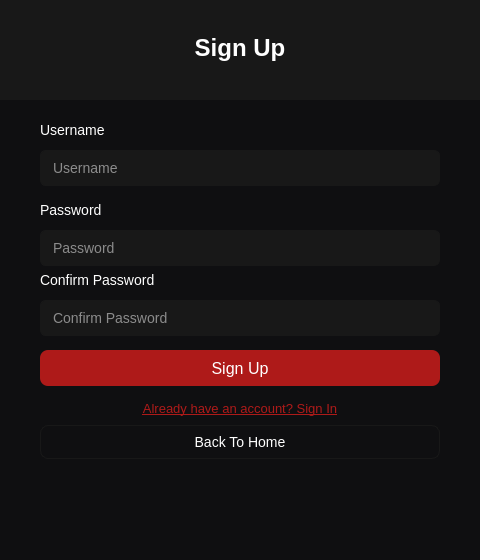
<?xml version="1.0" encoding="UTF-8"?>
<ui version="4.0">
 <class>Auth</class>
 <widget class="QWidget" name="Auth">
  <property name="geometry">
   <rect>
    <x>0</x>
    <y>0</y>
    <width>480</width>
    <height>560</height>
   </rect>
  </property>
  <property name="minimumSize">
   <size>
    <width>480</width>
    <height>560</height>
   </size>
  </property>
  <property name="maximumSize">
   <size>
    <width>480</width>
    <height>560</height>
   </size>
  </property>
  <property name="windowTitle">
   <string>Auth</string>
  </property>
  <widget class="QStackedWidget" name="authStackedWidget">
   <property name="geometry">
    <rect>
     <x>0</x>
     <y>0</y>
     <width>480</width>
     <height>560</height>
    </rect>
   </property>
   <property name="currentIndex">
    <number>1</number>
   </property>
   <widget class="QWidget" name="page_signin">
    <property name="styleSheet">
     <string notr="true">background-color: #0F0F11;</string>
    </property>
    <widget class="QWidget" name="signin_banner" native="true">
     <property name="geometry">
      <rect>
       <x>0</x>
       <y>0</y>
       <width>480</width>
       <height>100</height>
      </rect>
     </property>
     <property name="styleSheet">
      <string notr="true">background-color: #181818;</string>
     </property>
    </widget>
    <widget class="QLabel" name="signin_titleLabel">
     <property name="geometry">
      <rect>
       <x>140</x>
       <y>30</y>
       <width>200</width>
       <height>36</height>
      </rect>
     </property>
     <property name="styleSheet">
      <string notr="true">color: #FFFFFF; font-size: 24px; font-weight: bold; background: transparent;</string>
     </property>
     <property name="text">
      <string>Sign In</string>
     </property>
     <property name="alignment">
      <set>Qt::AlignmentFlag::AlignCenter</set>
     </property>
    </widget>
    <widget class="QLabel" name="signin_usernameLabel">
     <property name="geometry">
      <rect>
       <x>40</x>
       <y>120</y>
       <width>400</width>
       <height>20</height>
      </rect>
     </property>
     <property name="styleSheet">
      <string notr="true">color: #FFFFFF; font-size: 14px; background: transparent;</string>
     </property>
     <property name="text">
      <string>Username</string>
     </property>
    </widget>
    <widget class="QLineEdit" name="signin_usernameLineEdit">
     <property name="geometry">
      <rect>
       <x>40</x>
       <y>150</y>
       <width>400</width>
       <height>36</height>
      </rect>
     </property>
      <property name="styleSheet">
       <string notr="true">QLineEdit { background-color: #181818; border: 1px solid #181818; border-radius: 6px; padding-left: 10px; font-size: 14px; color: #FFFFFF; } QLineEdit:focus { border: 1px solid #AE1A19; } QLineEdit::placeholder { color: #6C6C6E; }</string>
      </property>
     <property name="placeholderText">
      <string>Username</string>
     </property>
    </widget>
    <widget class="QLabel" name="signin_passwordLabel">
     <property name="geometry">
      <rect>
       <x>40</x>
       <y>200</y>
       <width>400</width>
       <height>20</height>
      </rect>
     </property>
     <property name="styleSheet">
      <string notr="true">color: #FFFFFF; font-size: 14px; background: transparent;</string>
     </property>
     <property name="text">
      <string>Password</string>
     </property>
    </widget>
    <widget class="QLineEdit" name="signin_passwordLineEdit">
     <property name="geometry">
      <rect>
       <x>40</x>
       <y>230</y>
       <width>400</width>
       <height>36</height>
      </rect>
     </property>
      <property name="styleSheet">
       <string notr="true">QLineEdit { background-color: #181818; border: 1px solid #181818; border-radius: 6px; padding-left: 10px; font-size: 14px; color: #FFFFFF; } QLineEdit:focus { border: 1px solid #AE1A19; } QLineEdit::placeholder { color: #6C6C6E; }</string>
      </property>
     <property name="echoMode">
      <enum>QLineEdit::EchoMode::Password</enum>
     </property>
     <property name="placeholderText">
      <string>Password</string>
     </property>
    </widget>
    <widget class="QPushButton" name="signin_signInButton">
     <property name="geometry">
      <rect>
       <x>40</x>
       <y>290</y>
       <width>400</width>
       <height>36</height>
      </rect>
     </property>
     <property name="styleSheet">
      <string notr="true">QPushButton { background-color: #AE1A19; color: #FFFFFF; border: none; border-radius: 8px; font-size: 16px; height: 40px; } QPushButton:hover { background-color: #951615; }</string>
     </property>
     <property name="text">
      <string>Sign In</string>
     </property>
     <property name="autoDefault">
      <bool>true</bool>
     </property>
     <property name="default">
      <bool>true</bool>
     </property>
    </widget>
    <widget class="QPushButton" name="signin_switchButton">
     <property name="geometry">
      <rect>
       <x>40</x>
       <y>335</y>
       <width>400</width>
       <height>26</height>
      </rect>
     </property>
     <property name="styleSheet">
      <string notr="true">QPushButton { background: transparent; color: #AE1A19; border: none; font-size: 13px; text-decoration: underline; } QPushButton:hover { color: #951615; }</string>
     </property>
     <property name="text">
      <string>Don't have an account? Sign Up</string>
     </property>
     <property name="flat">
      <bool>true</bool>
     </property>
    </widget>
    <widget class="QPushButton" name="signin_backButton">
     <property name="geometry">
      <rect>
       <x>40</x>
       <y>370</y>
       <width>400</width>
       <height>34</height>
      </rect>
     </property>
     <property name="styleSheet">
      <string notr="true">QPushButton { background-color: transparent; color: #FFFFFF; border: 1px solid #181818; border-radius: 8px; font-size: 14px; height: 36px; } QPushButton:hover { background-color: #181818; border: 1px solid #AE1A19; }</string>
     </property>
     <property name="text">
      <string>Back To Home</string>
     </property>
    </widget>
    <widget class="QLabel" name="signin_errorLabel">
     <property name="geometry">
      <rect>
       <x>40</x>
       <y>100</y>
       <width>400</width>
       <height>18</height>
      </rect>
     </property>
     <property name="styleSheet">
      <string notr="true">color: #EF4444; border-radius: 4px; font-size: 13px; padding-left: 8px; padding-right: 8px;</string>
     </property>
     <property name="text">
      <string/>
     </property>
     <property name="alignment">
      <set>Qt::AlignmentFlag::AlignCenter</set>
     </property>
    </widget>
   </widget>
   <widget class="QWidget" name="page_signup">
    <property name="styleSheet">
     <string notr="true">background-color: #0F0F11;</string>
    </property>
    <widget class="QWidget" name="signup_banner" native="true">
     <property name="geometry">
      <rect>
       <x>0</x>
       <y>0</y>
       <width>480</width>
       <height>100</height>
      </rect>
     </property>
     <property name="styleSheet">
      <string notr="true">background-color: #181818;</string>
     </property>
    </widget>
    <widget class="QLabel" name="signup_titleLabel">
     <property name="geometry">
      <rect>
       <x>140</x>
       <y>30</y>
       <width>200</width>
       <height>36</height>
      </rect>
     </property>
     <property name="styleSheet">
      <string notr="true">color: #FFFFFF; font-size: 24px; font-weight: bold; background: transparent;</string>
     </property>
     <property name="text">
      <string>Sign Up</string>
     </property>
     <property name="alignment">
      <set>Qt::AlignmentFlag::AlignCenter</set>
     </property>
    </widget>
    <widget class="QLabel" name="signup_usernameLabel">
     <property name="geometry">
      <rect>
       <x>40</x>
       <y>120</y>
       <width>400</width>
       <height>20</height>
      </rect>
     </property>
     <property name="styleSheet">
      <string notr="true">color: #FFFFFF; font-size: 14px; background: transparent;</string>
     </property>
     <property name="text">
      <string>Username</string>
     </property>
    </widget>
    <widget class="QLineEdit" name="signup_usernameLineEdit">
     <property name="geometry">
      <rect>
       <x>40</x>
       <y>150</y>
       <width>400</width>
       <height>36</height>
      </rect>
     </property>
      <property name="styleSheet">
       <string notr="true">QLineEdit { background-color: #181818; border: 1px solid #181818; border-radius: 6px; padding-left: 10px; font-size: 14px; color: #FFFFFF; } QLineEdit:focus { border: 1px solid #AE1A19; } QLineEdit::placeholder { color: #6C6C6E; }</string>
      </property>
     <property name="placeholderText">
      <string>Username</string>
     </property>
    </widget>
    <widget class="QLabel" name="signup_passwordLabel">
     <property name="geometry">
      <rect>
       <x>40</x>
       <y>200</y>
       <width>400</width>
       <height>20</height>
      </rect>
     </property>
     <property name="styleSheet">
      <string notr="true">color: #FFFFFF; font-size: 14px; background: transparent;</string>
     </property>
     <property name="text">
      <string>Password</string>
     </property>
    </widget>
    <widget class="QLineEdit" name="signup_passwordLineEdit">
     <property name="geometry">
      <rect>
       <x>40</x>
       <y>230</y>
       <width>400</width>
       <height>36</height>
      </rect>
     </property>
      <property name="styleSheet">
       <string notr="true">QLineEdit { background-color: #181818; border: 1px solid #181818; border-radius: 6px; padding-left: 10px; font-size: 14px; color: #FFFFFF; } QLineEdit:focus { border: 1px solid #AE1A19; } QLineEdit::placeholder { color: #6C6C6E; }</string>
      </property>
     <property name="echoMode">
      <enum>QLineEdit::EchoMode::Password</enum>
     </property>
     <property name="placeholderText">
      <string>Password</string>
     </property>
    </widget>
    <widget class="QLabel" name="signup_confirmPasswordLabel">
     <property name="geometry">
      <rect>
       <x>40</x>
       <y>270</y>
       <width>400</width>
       <height>20</height>
      </rect>
     </property>
     <property name="styleSheet">
      <string notr="true">color: #FFFFFF; font-size: 14px; background: transparent;</string>
     </property>
     <property name="text">
      <string>Confirm Password</string>
     </property>
    </widget>
    <widget class="QLineEdit" name="signup_confirmPasswordLineEdit">
     <property name="geometry">
      <rect>
       <x>40</x>
       <y>300</y>
       <width>400</width>
       <height>36</height>
      </rect>
     </property>
      <property name="styleSheet">
       <string notr="true">QLineEdit { background-color: #181818; border: 1px solid #181818; border-radius: 6px; padding-left: 10px; font-size: 14px; color: #FFFFFF; } QLineEdit:focus { border: 1px solid #AE1A19; } QLineEdit::placeholder { color: #6C6C6E; }</string>
      </property>
     <property name="echoMode">
      <enum>QLineEdit::EchoMode::Password</enum>
     </property>
     <property name="placeholderText">
      <string>Confirm Password</string>
     </property>
    </widget>
    <widget class="QPushButton" name="signup_signUpButton">
     <property name="geometry">
      <rect>
       <x>40</x>
       <y>350</y>
       <width>400</width>
       <height>36</height>
      </rect>
     </property>
     <property name="styleSheet">
      <string notr="true">QPushButton { background-color: #AE1A19; color: #FFFFFF; border: none; border-radius: 8px; font-size: 16px; height: 40px; } QPushButton:hover { background-color: #951615; }</string>
     </property>
     <property name="text">
      <string>Sign Up</string>
     </property>
     <property name="autoDefault">
      <bool>true</bool>
     </property>
     <property name="default">
      <bool>true</bool>
     </property>
    </widget>
    <widget class="QPushButton" name="signup_switchButton">
     <property name="geometry">
      <rect>
       <x>40</x>
       <y>395</y>
       <width>400</width>
       <height>26</height>
      </rect>
     </property>
     <property name="styleSheet">
      <string notr="true">QPushButton { background: transparent; color: #AE1A19; border: none; font-size: 13px; text-decoration: underline; } QPushButton:hover { color: #951615; }</string>
     </property>
     <property name="text">
      <string>Already have an account? Sign In</string>
     </property>
     <property name="flat">
      <bool>true</bool>
     </property>
    </widget>
    <widget class="QPushButton" name="signup_backButton">
     <property name="geometry">
      <rect>
       <x>40</x>
       <y>425</y>
       <width>400</width>
       <height>34</height>
      </rect>
     </property>
     <property name="styleSheet">
      <string notr="true">QPushButton { background-color: transparent; color: #FFFFFF; border: 1px solid #181818; border-radius: 8px; font-size: 14px; height: 36px; } QPushButton:hover { background-color: #181818; border: 1px solid #AE1A19; }</string>
     </property>
     <property name="text">
      <string>Back To Home</string>
     </property>
    </widget>
    <widget class="QLabel" name="signup_errorLabel">
     <property name="geometry">
      <rect>
       <x>40</x>
       <y>100</y>
       <width>400</width>
       <height>18</height>
      </rect>
     </property>
     <property name="styleSheet">
      <string notr="true">color: #EF4444; border-radius: 4px; font-size: 13px; padding-left: 8px; padding-right: 8px;</string>
     </property>
     <property name="text">
      <string/>
     </property>
     <property name="alignment">
      <set>Qt::AlignmentFlag::AlignCenter</set>
     </property>
    </widget>
   </widget>
  </widget>
 </widget>
 <resources/>
 <connections/>
</ui>
